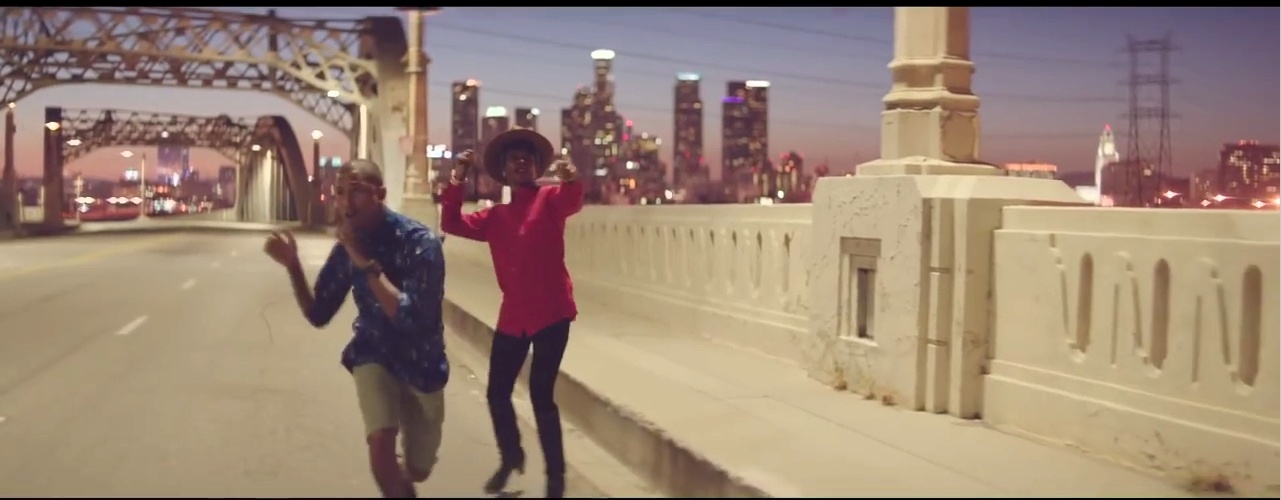
#> input picture img.jpg, 1281 x 500 px
$ python 16.histogram_2.py
#> lines starting #> are read from the running program, lines starting #| are printed output that depends on the picture; after the words box and inside, x2 and y2 are one past the last pixel; in counts of white or black regions, pixels touching at a corner belong together; pictures that were not available may be replaced by others from this repository, and a replacement may not be noted
#Histograms - 3 : 2D Histograms

import cv2
import numpy as np
from matplotlib import pyplot as plt
img = cv2.imread('img.jpg')
#> img is the input picture: shape (500, 1281, 3); mean B, G, R 117.4, 133.7, 155.5
hsv = cv2.cvtColor(img,cv2.COLOR_BGR2HSV)
#> hsv: shape (500, 1281, 3); mean H, S, V 53.9, 74.6, 157.4
hist = cv2.calcHist([hsv], [0, 2], None, [180, 256], [0, 180, 0, 256])
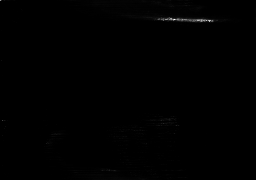
#> hist: shape (180, 256) float32; min 0, max 5033, mean 13.9; drawn with min black and max white
plt.imshow(hist,interpolation = 'nearest')
plt.show()
cv2.waitKey(0)
cv2.destroyAllWindows()


#refer more 121 for further imrtance

#Histogram - 4 : Histogram Backprojection
#the output image will
#have our object of interest in more white compared to remaining part.

#We create a histogram of an image containing our object of interest (in our case, the ground
#The object should fill the image as far as possible for better results. And a color histogram
#is preferred over grayscale histogram, because color of the object is more better way to define the object than its
#grayscale intensity. We then “back-project” this histogram over our test image where we need to find the object, ie in
#other words, we calculate the probability of every pixel belonging to the ground and show it. The resulting output on
#proper thresholding gives us the ground alone.

#Algorithm in Numpy

import cv2
import numpy as np
from matplotlib import pyplot as plt
#roi is the object or region of object we need to find
roi = cv2.imread('rose_red.png')
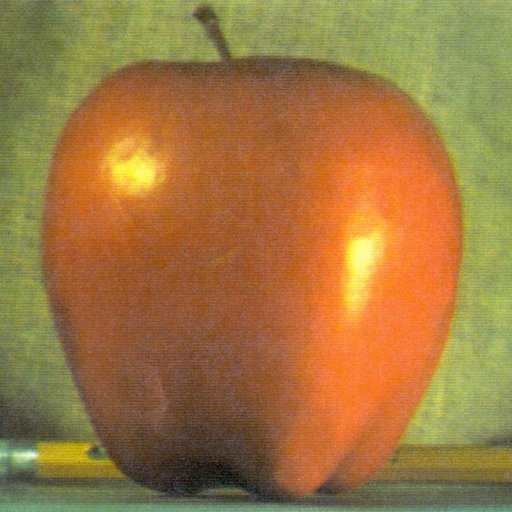
#> input picture apple.jpg, 512 x 512 px, given in place of rose_red.png, which was not available
#> roi is the input picture: shape (512, 512, 3); mean B, G, R 64.8, 119.7, 159.1
hsv = cv2.cvtColor(roi,cv2.COLOR_BGR2HSV)
#> hsv: shape (512, 512, 3); mean H, S, V 21.7, 145.4, 163
#target is the image we search in
target = cv2.imread('rose.png')
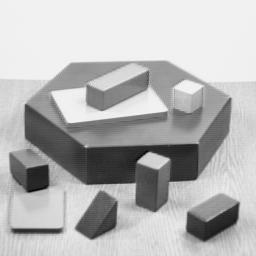
#> input picture blox.jpg, 256 x 256 px, given in place of rose.png, which was not available
#> target is the input picture: shape (256, 256, 3); min 0, max 252, mean 182.8
hsvt = cv2.cvtColor(target,cv2.COLOR_BGR2HSV)
#> hsvt: shape (256, 256, 3); mean H, S, V 0, 0, 182.8
# Find the histograms using calcHist. Can be done with np.histogram2d also
M = cv2.calcHist([hsv],[0, 1], None, [180, 256], [0, 180, 0, 256] )
I = cv2.calcHist([hsvt],[0, 1], None, [180, 256], [0, 180, 0, 256] )
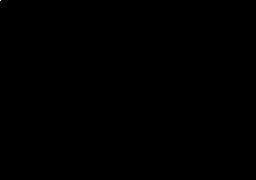
#> I: shape (180, 256) float32; values 0 (black) and 65536 (white), 0% white in thin lines or dots, all inside (x1, y1, x2, y2) = (0, 0, 1, 1)


#Find the ratio R = M
#I . Then backproject R, ie use R as palette and create a new image with every pixel as its
#corresponding probability of being target. ie B(x,y) = R[h(x,y),s(x,y)] where h is hue and s is saturation
#of the pixel at (x,y). After that apply the condition B(x, y) = min[B(x, y), 1].

h,s,v = cv2.split(hsvt)
#> h: shape (256, 256); every value is 0
#> (the run stopped early here; a loop or call above may not have finished)
